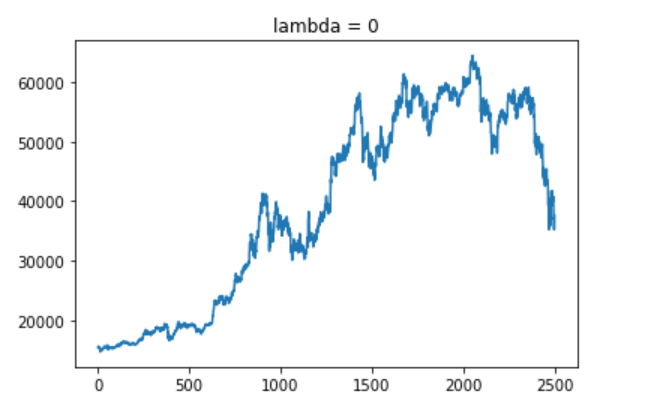
#> input picture Least Squares - Denoising/Images/1.png, 650 x 409 px, given in place of 1.bmp, which was not available
$ python SVD.py
#> lines starting #> are read from the running program, lines starting #| are printed output that depends on the picture; pictures that were not available may be replaced by others from this repository, and a replacement may not be noted
import numpy as np
import matplotlib.pyplot as plt

img = plt.imread('1.bmp')
#> img is the input picture: shape (409, 650, 4) float32; mean R, G, B, A 0.961, 0.971, 0.977, 1

plt.imshow(img)
plt.show()

r = img[:, :, 0]
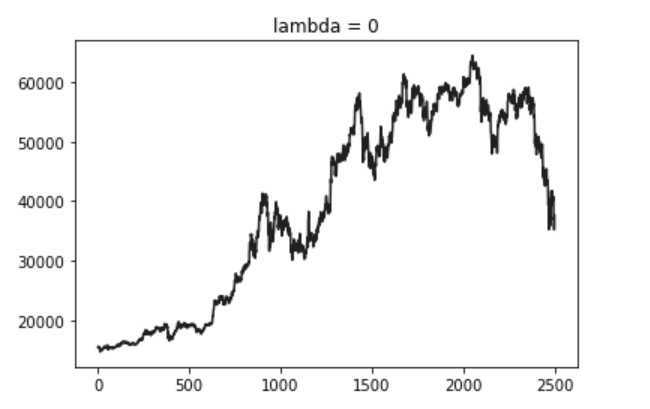
#> r: shape (409, 650) float32; min 0.098, max 1, mean 0.962
g = img[:, :, 1]
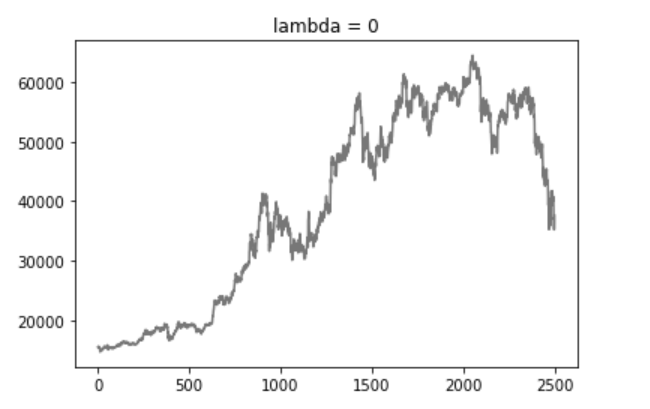
#> g: shape (409, 650) float32; min 0.098, max 1, mean 0.971
b = img[:, :, 2]
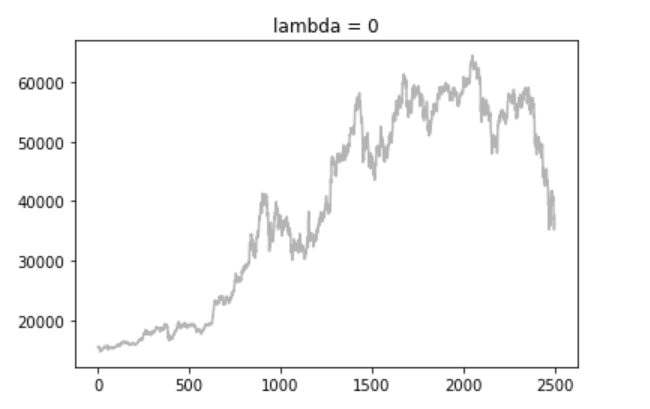
#> b: shape (409, 650) float32; min 0.098, max 1, mean 0.977


def compress(R, G, B, k):
    ur, sr, vr = np.linalg.svd(R)
    ug, sg, vg = np.linalg.svd(G)
    ub, sb, vb = np.linalg.svd(B)

    restore_r = np.dot(ur[:,:k], np.dot(np.diag(sr[:k]), vr[:k,:]))
    restore_g = np.dot(ug[:,:k], np.dot(np.diag(sg[:k]), vg[:k,:]))
    restore_b = np.dot(ub[:,:k], np.dot(np.diag(sb[:k]), vb[:k,:]))

    restore_img = np.zeros(img.shape)
    restore_img[:,:,0] = restore_r
    restore_img[:,:,1] = restore_g
    restore_img[:,:,2] = restore_b

    restore_img[restore_img < 0] = 0
    restore_img[restore_img > 255] = 255

    return restore_img


for k in (10, 50, 150, 250):
    compressed_img  = compress(r, g, b, k).astype(np.uint8)
    plt.imshow(compressed_img)
    plt.title('K = {}'.format(k))
    plt.show()
#> this loop made 4 passes
#> pass 1, in compress, `ur, sr, vr = np.linalg.svd(R)`:
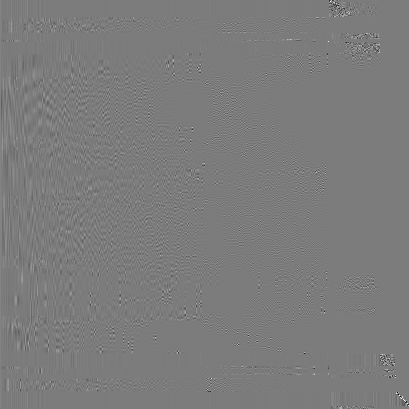
#> ur: shape (409, 409) float32; min -0.893, max 0.941, mean 0.000124; drawn with min black and max white

$ run again, with Least Squares - Denoising/Images/2.png copied over Least Squares - Denoising/Images/1.png
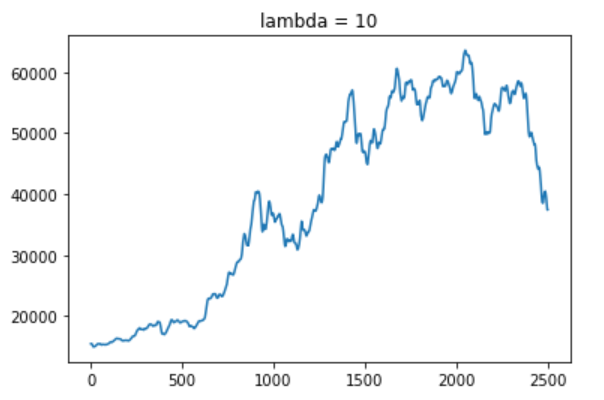
#> input picture Least Squares - Denoising/Images/2.png, 604 x 400 px, given in place of 1.bmp, which was not available
#> img is the input picture: shape (400, 604, 4) float32; mean R, G, B, A 0.969, 0.975, 0.978, 1
#> the loop `for k in (10, 50, 150, 250):` made 4 passes
#> pass 1, in compress, `ur, sr, vr = np.linalg.svd(R)`:
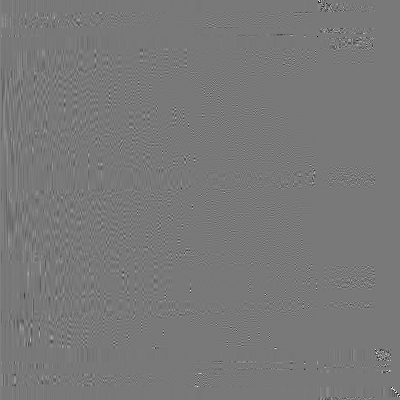
#> ur: shape (400, 400) float32; min -0.81, max 0.896, mean 0.000131; drawn with min black and max white
#> pass 1, in compress, `ur, sr, vr = np.linalg.svd(R)`:
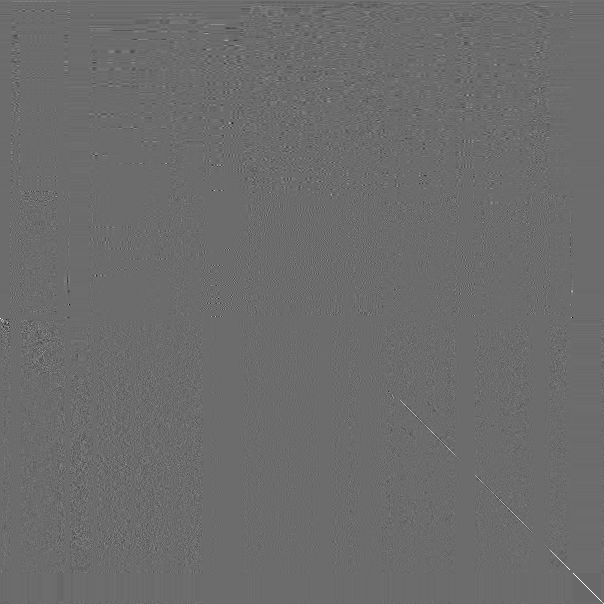
#> vr: shape (604, 604) float32; min -0.731, max 0.989, mean 6.98e-05; drawn with min black and max white

$ run again, with Least Squares - Denoising/Images/4.png copied over Least Squares - Denoising/Images/1.png
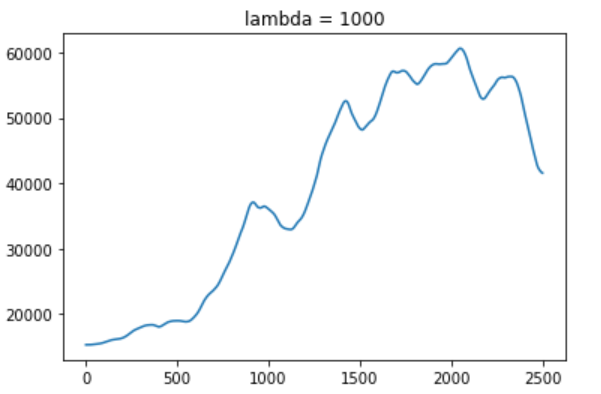
#> input picture Least Squares - Denoising/Images/4.png, 601 x 394 px, given in place of 1.bmp, which was not available
#> img is the input picture: shape (394, 601, 4) float32; mean R, G, B, A 0.975, 0.978, 0.98, 1
#> the loop `for k in (10, 50, 150, 250):` made 4 passes
#> pass 1, in compress, `ur, sr, vr = np.linalg.svd(R)`:
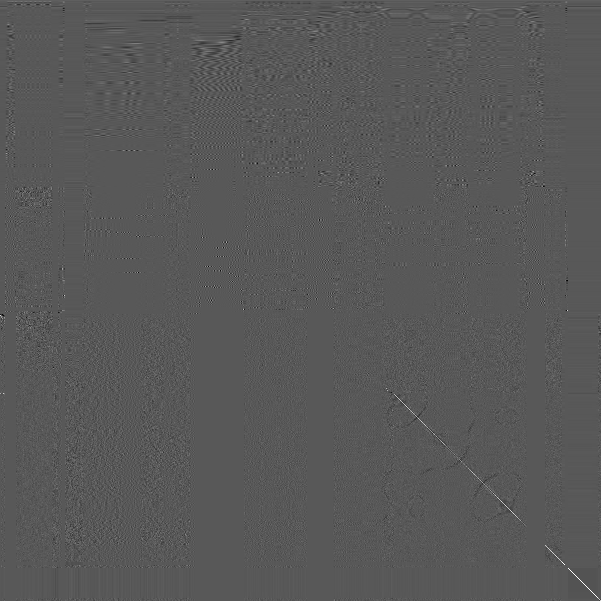
#> vr: shape (601, 601) float32; min -0.517, max 0.973, mean 6.46e-05; drawn with min black and max white
#> pass 1, in compress, `ug, sg, vg = np.linalg.svd(G)`:
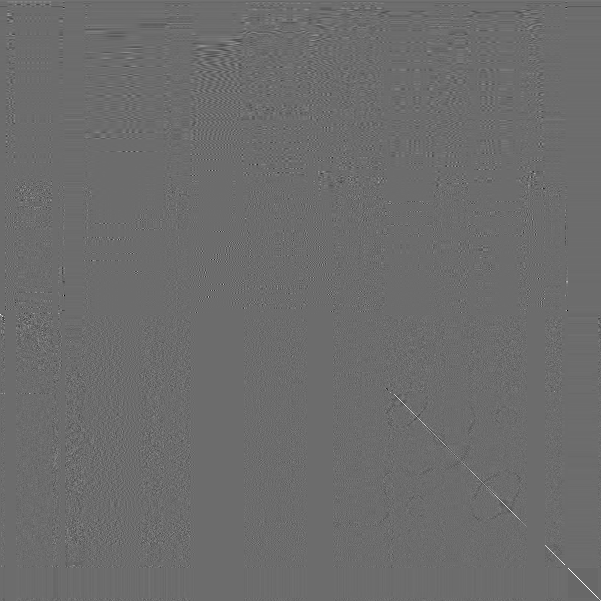
#> vg: shape (601, 601) float32; min -0.723, max 0.972, mean 6.8e-05; drawn with min black and max white
